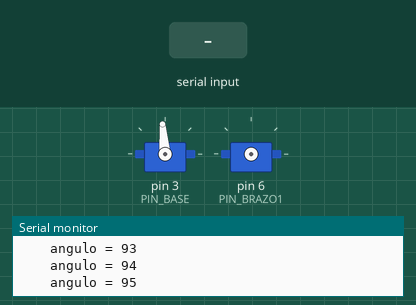
Simulated run of this sketch. Board: Arduino Uno, built with avr-gcc and run on an emulated ATmega328P. Shown: 2 × servo, the last lines printed to the serial monitor. The test bench sets the inputs (shaded band).

Above: at 6.3 s.
6.4 s: "1" received over Serial
9.4 s: "0" received over Serial
At 15.98 s:
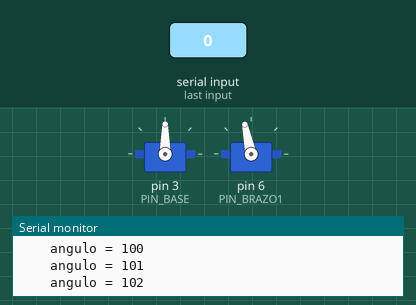
At 19.59 s:
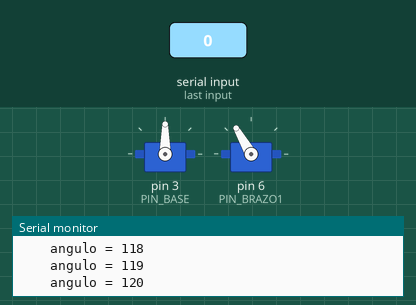
Timing chart, 0 to 21.1 s (numbered marks = the images above; inputs shaded):
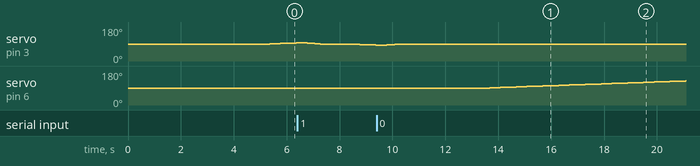

The sketch:

rango_servos.ino
```cpp
// rango_servos.ino — ENCONTRAR RANGOS SEGUROS POR SERVO (UNO A LA VEZ)
//
// Por cada servo (BASE, BRAZO1, BRAZO2):
//   1. Lo activa SOLO a él (los demás detacheados, sin pulso).
//   2. Lo lleva a 90° y empieza a SUBIR de a 1° lentamente.
//   3. Cuando oigas zumbar → mandá cualquier letra + Enter.
//      Se anota ese ángulo como MAX y se vuelve a 90.
//   4. Después empieza a BAJAR desde 90 lentamente.
//   5. Cuando oigas zumbar → mandá cualquier letra + Enter.
//      Se anota ese ángulo como MIN y se vuelve a 90.
//   6. Pasa al próximo servo.
//
// Si un servo NO zumba en todo el barrido, llega al cap (5° abajo, 175° arriba)
// y eso queda registrado como límite (marcado con * en la tabla).
//
// Al final imprime un RESUMEN con los rangos de cada servo + margen seguro.
//
// La PINZA se omite a propósito — sus ángulos ya están definidos
// (PINZA_ABIERTA / PINZA_CERRADA) y el barrido la hace zumbar al pedo.
//
// Pines (mismos del sketch principal):
//   - BASE   D3 | BRAZO1 D6 | BRAZO2 D10

#include <Servo.h>

#define PIN_BASE    3
#define PIN_BRAZO1  6
#define PIN_BRAZO2  10
#define PIN_PINZA   11    // solo para detacharla al inicio, no se calibra

#define MS_POR_PASO     200   // lento para que se oiga bien si zumba
#define ANGULO_CENTRO   90
#define ANGULO_CAP_MAX  175   // no nos arriesgamos al 180 (tope mecánico)
#define ANGULO_CAP_MIN  5     // ni al 0
#define MARGEN_SEG      5     // grados que se le quitan al límite raw

#define N_SERVOS 3

struct Resultado {
  const char* nombre;
  int pin;
  int anguloMin;       // donde zumbó al bajar (o ANGULO_CAP_MIN si nunca)
  int anguloMax;       // donde zumbó al subir (o ANGULO_CAP_MAX si nunca)
  bool zumboSubiendo;
  bool zumboBajando;
};

Resultado resultados[N_SERVOS];

Servo servoBase, servoBrazo1, servoBrazo2, servoPinza;  // pinza solo para detacharla
Servo* servos[N_SERVOS];

void setup() {
  Serial.begin(9600);
  delay(800);

  resultados[0] = {"BASE   (rotacion, D3)", PIN_BASE,   ANGULO_CAP_MIN, ANGULO_CAP_MAX, false, false};
  resultados[1] = {"BRAZO1 (hombro,   D6)", PIN_BRAZO1, ANGULO_CAP_MIN, ANGULO_CAP_MAX, false, false};
  resultados[2] = {"BRAZO2 (muneca,  D10)", PIN_BRAZO2, ANGULO_CAP_MIN, ANGULO_CAP_MAX, false, false};

  servos[0] = &servoBase;
  servos[1] = &servoBrazo1;
  servos[2] = &servoBrazo2;

  Serial.println();
  Serial.println(F("=========================================="));
  Serial.println(F("  ENCONTRAR RANGOS SEGUROS POR SERVO"));
  Serial.println(F("=========================================="));
  Serial.println(F("Por cada servo:"));
  Serial.println(F("  1. Subo lento desde 90 -> manda algo cuando oigas zumbar."));
  Serial.println(F("  2. Bajo lento desde 90 -> manda algo cuando oigas zumbar."));
  Serial.println(F("Al final imprimo el resumen con los rangos."));
  Serial.println();
  delay(2500);

  for (int i = 0; i < N_SERVOS; i++) {
    calibrarServo(i);
  }

  imprimirResumen();
}

void loop() {
  // No hace nada — todo el trabajo va en setup().
  delay(1000);
}

void calibrarServo(int idx) {
  Resultado& r = resultados[idx];
  Servo& s = *servos[idx];

  Serial.println();
  Serial.print(F(">>> CALIBRANDO: "));
  Serial.println(r.nombre);

  apagarTodos();
  s.attach(r.pin);
  s.write(ANGULO_CENTRO);
  delay(1500);

  // ── Fase 1: SUBIR desde centro ──
  Serial.println(F("    Fase 1: SUBIENDO. Manda algo cuando zumbe."));
  vaciarSerial();
  int aFinal = ANGULO_CAP_MAX;
  for (int a = ANGULO_CENTRO + 1; a <= ANGULO_CAP_MAX; a++) {
    s.write(a);
    Serial.print(F("    angulo = "));
    Serial.println(a);
    if (Serial.available() > 0) {
      vaciarSerial();
      r.anguloMax = a;
      r.zumboSubiendo = true;
      aFinal = a;
      Serial.print(F("    [REGISTRADO MAX = "));
      Serial.print(a);
      Serial.println(F("]"));
      break;
    }
    delay(MS_POR_PASO);
  }
  if (!r.zumboSubiendo) {
    Serial.print(F("    [NO ZUMBO. Llego al cap "));
    Serial.print(ANGULO_CAP_MAX);
    Serial.println(F("]"));
  }

  // Volver al centro
  Serial.println(F("    Volviendo al centro..."));
  for (int a = aFinal; a >= ANGULO_CENTRO; a--) {
    s.write(a);
    delay(MS_POR_PASO / 2);
  }
  delay(1000);

  // ── Fase 2: BAJAR desde centro ──
  Serial.println(F("    Fase 2: BAJANDO. Manda algo cuando zumbe."));
  vaciarSerial();
  aFinal = ANGULO_CAP_MIN;
  for (int a = ANGULO_CENTRO - 1; a >= ANGULO_CAP_MIN; a--) {
    s.write(a);
    Serial.print(F("    angulo = "));
    Serial.println(a);
    if (Serial.available() > 0) {
      vaciarSerial();
      r.anguloMin = a;
      r.zumboBajando = true;
      aFinal = a;
      Serial.print(F("    [REGISTRADO MIN = "));
      Serial.print(a);
      Serial.println(F("]"));
      break;
    }
    delay(MS_POR_PASO);
  }
  if (!r.zumboBajando) {
    Serial.print(F("    [NO ZUMBO. Llego al cap "));
    Serial.print(ANGULO_CAP_MIN);
    Serial.println(F("]"));
  }

  // Volver al centro
  Serial.println(F("    Volviendo al centro..."));
  for (int a = aFinal; a <= ANGULO_CENTRO; a++) {
    s.write(a);
    delay(MS_POR_PASO / 2);
  }
  delay(1500);
  s.detach();
}

void apagarTodos() {
  servoBase.detach();
  servoBrazo1.detach();
  servoBrazo2.detach();
  servoPinza.detach();   // se queda apagada todo el rato
  delay(300);
}

void vaciarSerial() {
  while (Serial.available() > 0) Serial.read();
}

void imprimirResumen() {
  Serial.println();
  Serial.println();
  Serial.println(F("===================================================="));
  Serial.println(F("           RESUMEN: RANGOS SEGUROS POR SERVO"));
  Serial.println(F("===================================================="));
  Serial.println(F("Servo                    Pin   MIN    MAX    SEGURO"));
  Serial.println(F("------------------------------------------------------"));

  for (int i = 0; i < N_SERVOS; i++) {
    Resultado& r = resultados[i];

    int min_seg = r.zumboBajando  ? r.anguloMin + MARGEN_SEG : r.anguloMin;
    int max_seg = r.zumboSubiendo ? r.anguloMax - MARGEN_SEG : r.anguloMax;

    Serial.print(F("  "));
    Serial.print(r.nombre);
    Serial.print(F("  D"));
    Serial.print(r.pin);
    if (r.pin < 10) Serial.print(F(" "));
    Serial.print(F("  "));

    // MIN raw (con * si nunca zumbo)
    Serial.print(r.anguloMin);
    Serial.print(r.zumboBajando ? F(" ") : F("*"));
    Serial.print(F("   "));

    // MAX raw
    Serial.print(r.anguloMax);
    Serial.print(r.zumboSubiendo ? F(" ") : F("*"));
    Serial.print(F("   "));

    // Rango seguro
    Serial.print(min_seg);
    Serial.print(F("-"));
    Serial.println(max_seg);
  }

  Serial.println();
  Serial.println(F("(*)  El servo no zumbo en esa direccion: limite = cap del barrido."));
  Serial.print(F("SEGURO = MIN+"));
  Serial.print(MARGEN_SEG);
  Serial.print(F("  /  MAX-"));
  Serial.print(MARGEN_SEG);
  Serial.println(F("  (margen de seguridad)."));
  Serial.println();
  Serial.println(F("Copia los valores SEGURO a:"));
  Serial.println(F("  - config.py:  SERVO_*_MIN / SERVO_*_MAX"));
  Serial.println(F("  - brazo_robotico.ino:  *_MIN / *_MAX (BASE, BRAZO1, BRAZO2)"));
  Serial.println();
  Serial.println(F("=== FIN ==="));
}
```

Measured:
- after the input at 9.4 s, servo on pin 6 (PIN_BRAZO1): moves from 90° to 128° over 7.4 s, starting after 4.3 s
